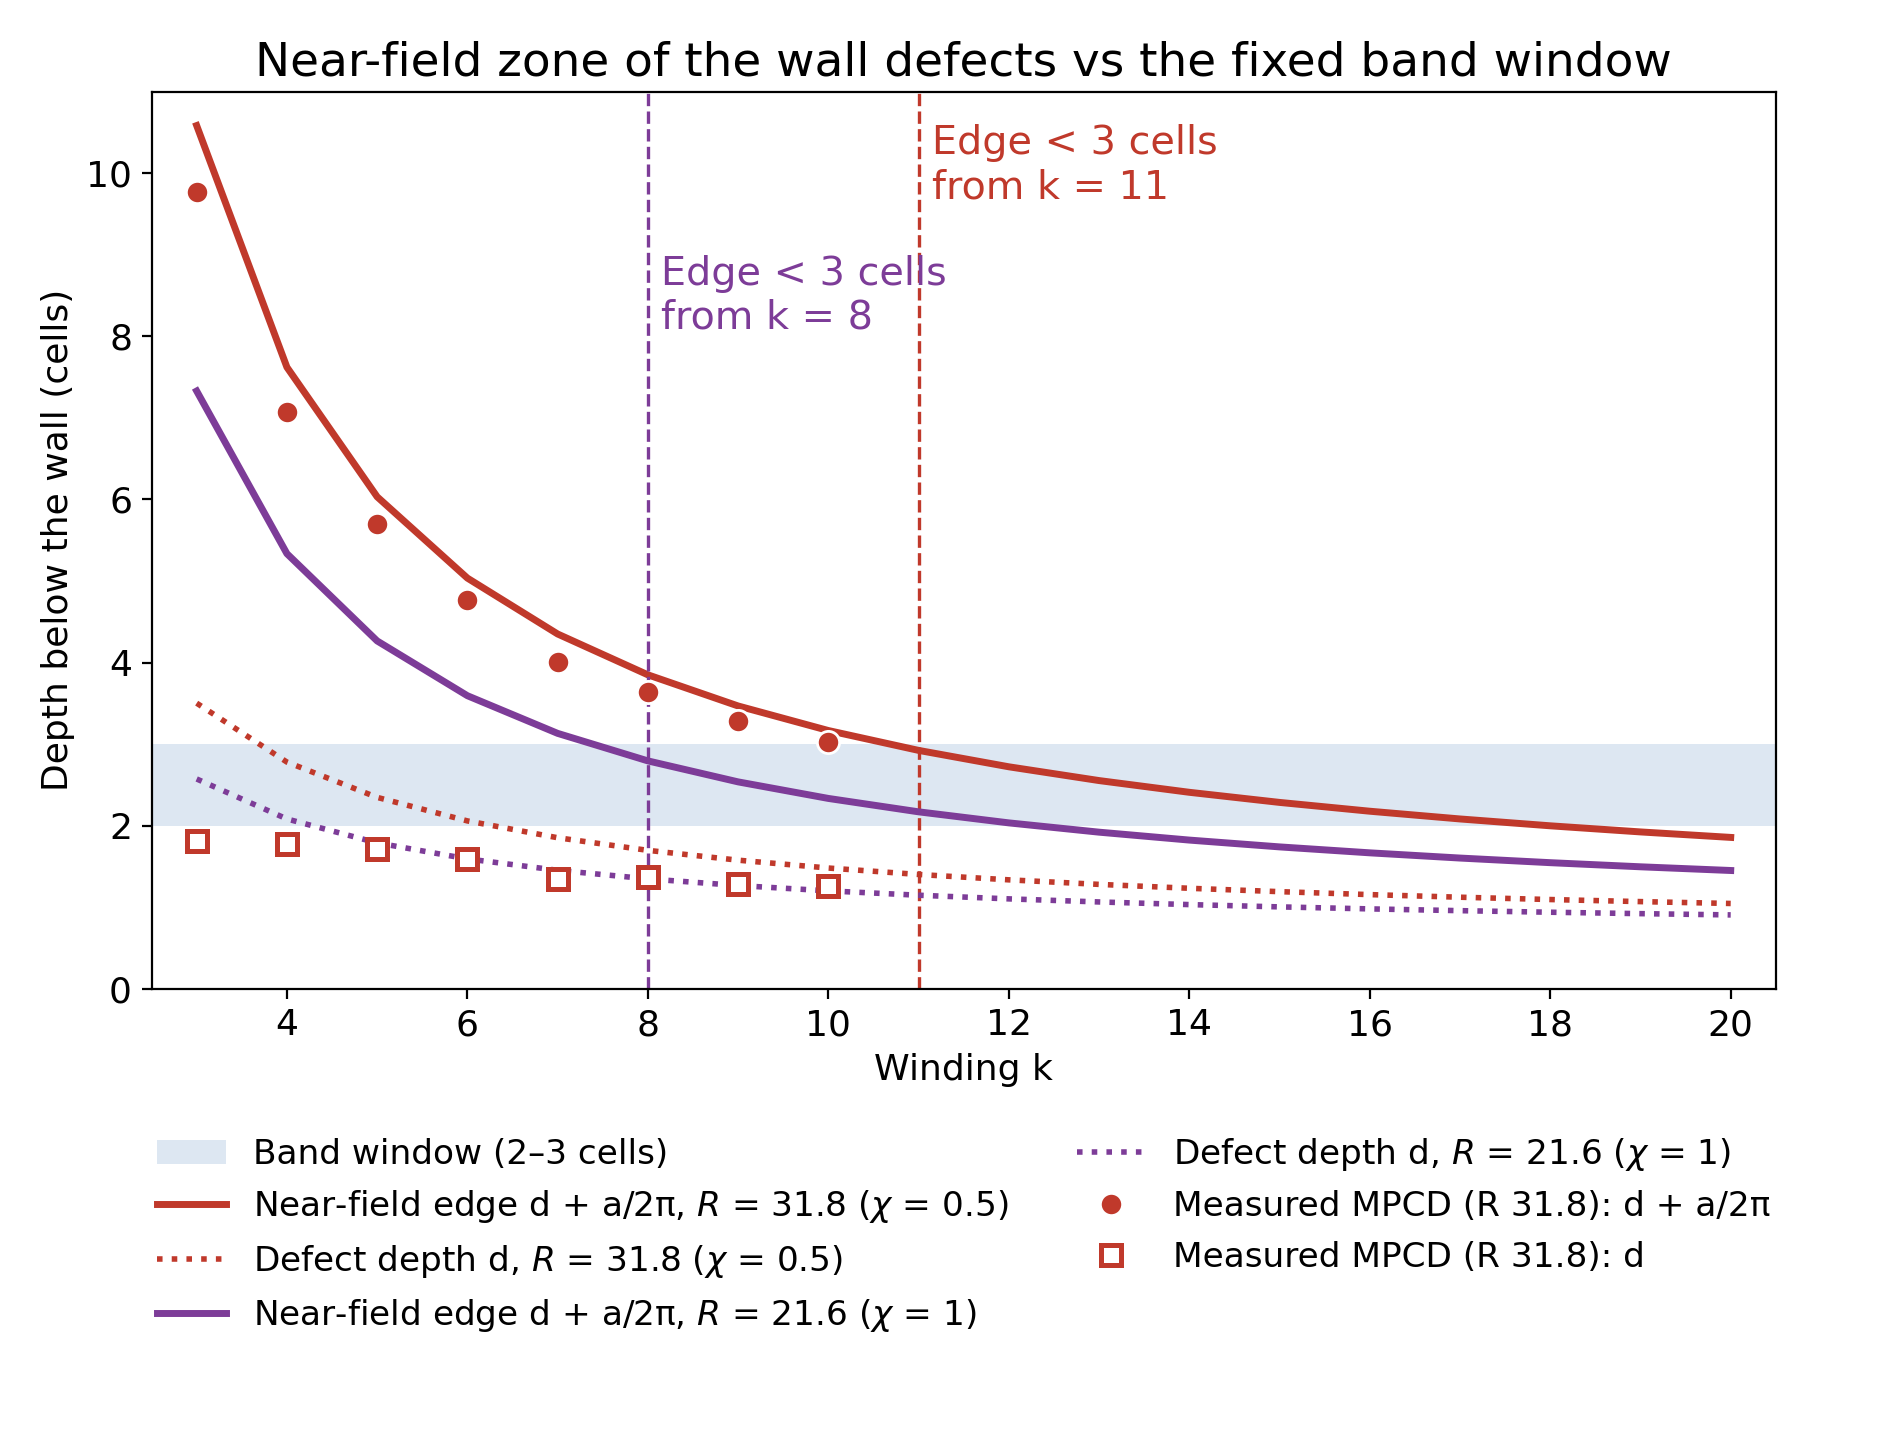

Generate this figure with Python:
#!/usr/bin/env python3
"""Depth of the wall defects' near-field zone vs k, against the fixed band window 2-3 cells (user, 2026-11-24).
Near-field edge = d + a/2pi (d = wall-defect depth, a = spacing 2 pi r/(2k-2)). Two estimates: depth law of the elastic ring with a central +1
(rs = R((N+3)/(3N+3))^(1/2N) - 0.61, as tilt_energy_landscape/ring) and the MEASURED MPCD depth and spacing (tiltcrowd/defect_flow_main10.txt, active circles,
10 seeds; R 31.83 only). R 31.83 (chi 0.5, R/l_a 1.43) and R 21.6 (chi 1 at the same R/l_a; depth law only).
-> fig_nearfield_vs_k.pdf/.png, fig_nearfield_vs_k.txt"""
import os, re, numpy as np, matplotlib
matplotlib.use("Agg"); import matplotlib.pyplot as plt
H = os.path.dirname(os.path.abspath(__file__)); TC = os.path.join(H, "..", "tiltcrowd")


def law(R, k):
    N = 2 * k - 2; rs = R * ((N - 1 + 4) / (3 * N - 1 + 4)) ** (1 / (2 * N)) - 0.61; return R - rs, 2 * np.pi * rs / N


meas = {}
for line in open(os.path.join(TC, "defect_flow_main10.txt")):
    m = re.match(r"rho([\d.]+)/k(\d+)/s(\d+)\s*\|", line)
    if not m: continue
    k = int(m.group(2)); R = k / (np.pi * float(m.group(1)))
    if abs(R - 31.83) > 0.6: continue
    f = [x.strip() for x in line.split("|")]; meas.setdefault(k, []).append((float(f[3]), float(f[2])))
ks = np.arange(3, 21)
fig, ax = plt.subplots(figsize=(9.5, 7.2)); L = ["k | R 31.83 law: d, a, d + a/2pi | measured: d, a, d + a/2pi | R 21.6 law: d + a/2pi"]
ax.axhspan(2, 3, color="#1f5fa8", alpha=0.15, lw=0, label="Band window (2–3 cells)")
for R, c, lab in ((31.83, "#c0392b", r"$R$ = 31.8 ($\chi$ = 0.5)"), (21.6, "#7d3c98", r"$R$ = 21.6 ($\chi$ = 1)")):
    d = np.array([law(R, k)[0] for k in ks]); a = np.array([law(R, k)[1] for k in ks]); edge = d + a / (2 * np.pi)
    ax.plot(ks, edge, "-", color=c, lw=2.5, label=f"Near-field edge d + a/2π, {lab}")
    ax.plot(ks, d, ":", color=c, lw=2, label=f"Defect depth d, {lab}")
    cross = ks[np.argmax(edge < 3)] if (edge < 3).any() else None; cross2 = ks[np.argmax(edge < 2)] if (edge < 2).any() else None
    if cross: ax.axvline(cross, color=c, ls="--", lw=1.2); ax.text(cross + 0.15, 10.6 if R > 30 else 9.0, f"edge < 3 cells\nfrom k = {cross}", color=c, fontsize=11, va="top")
    L.append(f"R {R}: edge drops below 3 cells at k = {cross}, below 2 cells at k = {cross2}; defect depth d below 2 cells from k = {ks[np.argmax(d < 2)] if (d < 2).any() else None}")
km = sorted(meas); dm = np.array([np.mean([x[0] for x in meas[k]]) for k in km]); am = np.array([np.mean([x[1] for x in meas[k]]) for k in km])
ax.plot(km, dm + am / (2 * np.pi), "o", color="#c0392b", ms=8, mec="white", label="Measured MPCD (R 31.8): d + a/2π")
ax.plot(km, dm, "s", color="#c0392b", mfc="white", mew=1.8, ms=7, label="Measured MPCD (R 31.8): d")
for k, dd, aa in zip(km, dm, am): L.append(f"  measured k {k:2d}: d {dd:.2f}, a {aa:.1f}, d + a/2pi {dd + aa / (2 * np.pi):.2f}")
ax.set_xlabel("Winding k"); ax.set_ylabel("Depth below the wall (cells)"); ax.set_xlim(2.5, 20.5); ax.set_ylim(0, 11)
ax.set_title("Near-field zone of the wall defects vs the fixed band window", fontsize=13); ax.legend(fontsize=9.5, frameon=False, loc="upper center", bbox_to_anchor=(0.5, -0.13), ncol=2)
fig.tight_layout(); fig.savefig(os.path.join(H, "fig_nearfield_vs_k.pdf")); fig.savefig(os.path.join(H, "fig_nearfield_vs_k.png"), dpi=200)
open(os.path.join(H, "fig_nearfield_vs_k.txt"), "w").write("\n".join(L) + "\n"); print("\n".join(L))
